Frame 1 (no input): blank canvas, image omitted
Frame 60 (the mouse pressed at the canvas centre just before this capture): blank canvas, image omitted
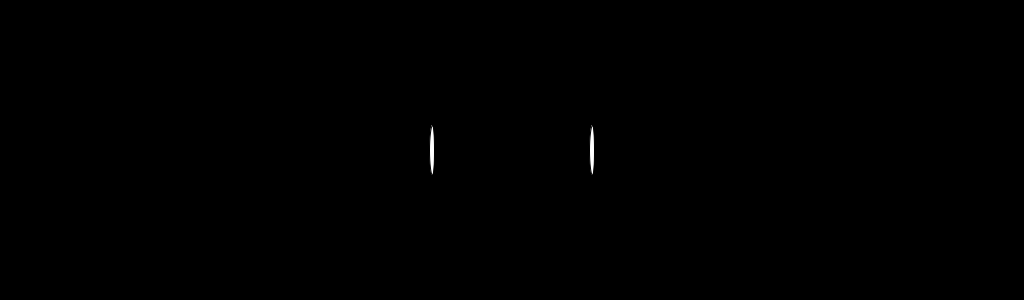
Frame 120 (the mouse held since frame 60 and released just before this capture)

The Processing sketch whose frames 1 and 60 were blank and that drew this single picture after the mouse press (run headless with seeded random() and noise(); from frame 60 on, the mouse is pressed at the canvas centre):

// Processing sketch: processing_62113
// ── processing_62113.pde

float col = 512;
float fatnessX;
float fatnessY;

void setup() {
  background(0);
  size(1024,300);
}

void draw () {
  ellipseMode(CENTER);
  col = col+fatnessX;
  fatnessX = 5;
  fatnessY = mouseY/3;
  
    if (col > 1024) {
      col = 512;
    }
      //fill(0,0,0,190);
      fill(0);
      rect(0,0,width,height);
      fill(255);
      if (col > 512) {
      //print("not first");
      ellipse( (512 -( col - 512)),height/2,fatnessX,fatnessY);
    }
    
          ellipse(col,height/2,fatnessX, fatnessY);
          
    }
